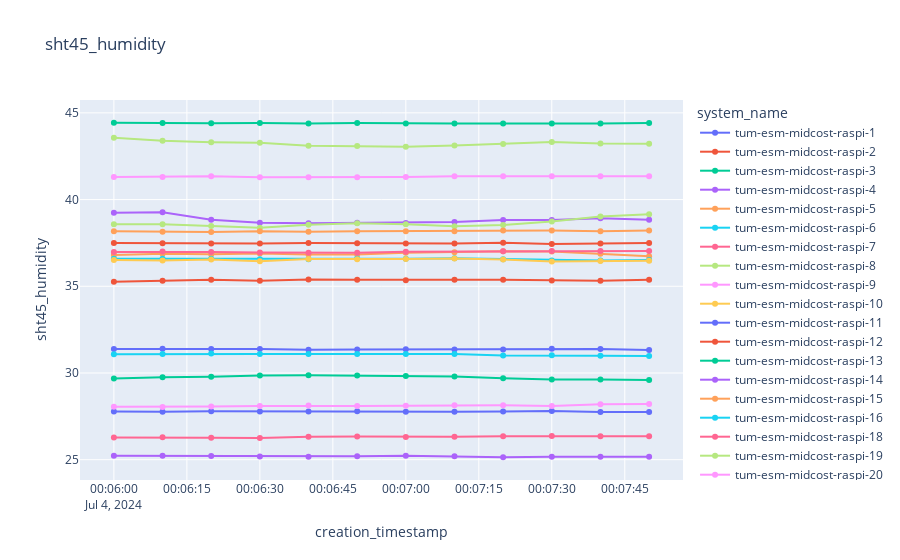

Notebook source saved alongside this figure:
### Code cell
plot_sensor_measurement(df_plot,sensor_id=sensor_id,col_name="sht45_humidity",filter='10s')

### Figure 1 — Plotly figure (JSON) as saved in the notebook; plotly's stock layout.template omitted (floating-point values rounded to 4 significant figures)
{"data": [{"hovertemplate": "system_name=tum-esm-midcost-raspi-1<br>creation_timestamp=%{x}<br>sht45_humidity=%{y}<extra></extra>", "legendgroup": "tum-esm-midcost-raspi-1", "line": {"color": "#636efa", "dash": "solid"}, "marker": {"symbol": "circle"}, "mode": "lines+markers", "name": "tum-esm-midcost-raspi-1", "orientation": "v", "showlegend": true, "type": "scatter", "x": ["2024-07-04T00:06:00+00:00", "2024-07-04T00:06:10+00:00", "2024-07-04T00:06:20+00:00", "2024-07-04T00:06:30+00:00", "2024-07-04T00:06:40+00:00", "2024-07-04T00:06:50+00:00", "2024-07-04T00:07:00+00:00", "2024-07-04T00:07:10+00:00", "2024-07-04T00:07:20+00:00", "2024-07-04T00:07:30+00:00", "2024-07-04T00:07:40+00:00", "2024-07-04T00:07:50+00:00"], "xaxis": "x", "y": [27.78, 27.76, 27.79, 27.78, 27.78, 27.79, 27.76, 27.77, 27.78, 27.8, 27.75, 27.75], "yaxis": "y"}, {"hovertemplate": "system_name=tum-esm-midcost-raspi-2<br>creation_timestamp=%{x}<br>sht45_humidity=%{y}<extra></extra>", "legendgroup": "tum-esm-midcost-raspi-2", "line": {"color": "#EF553B", "dash": "solid"}, "marker": {"symbol": "circle"}, "mode": "lines+markers", "name": "tum-esm-midcost-raspi-2", "orientation": "v", "showlegend": true, "type": "scatter", "x": ["2024-07-04T00:06:00+00:00", "2024-07-04T00:06:10+00:00", "2024-07-04T00:06:20+00:00", "2024-07-04T00:06:30+00:00", "2024-07-04T00:06:40+00:00", "2024-07-04T00:06:50+00:00", "2024-07-04T00:07:00+00:00", "2024-07-04T00:07:10+00:00", "2024-07-04T00:07:20+00:00", "2024-07-04T00:07:30+00:00", "2024-07-04T00:07:40+00:00", "2024-07-04T00:07:50+00:00"], "xaxis": "x", "y": [37.5, 37.48, 37.47, 37.46, 37.49, 37.48, 37.46, 37.47, 37.51, 37.44, 37.47, 37.49], "yaxis": "y"}, {"hovertemplate": "system_name=tum-esm-midcost-raspi-3<br>creation_timestamp=%{x}<br>sht45_humidity=%{y}<extra></extra>", "legendgroup": "tum-esm-midcost-raspi-3", "line": {"color": "#00cc96", "dash": "solid"}, "marker": {"symbol": "circle"}, "mode": "lines+markers", "name": "tum-esm-midcost-raspi-3", "orientation": "v", "showlegend": true, "type": "scatter", "x": ["2024-07-04T00:06:00+00:00", "2024-07-04T00:06:10+00:00", "2024-07-04T00:06:20+00:00", "2024-07-04T00:06:30+00:00", "2024-07-04T00:06:40+00:00", "2024-07-04T00:06:50+00:00", "2024-07-04T00:07:00+00:00", "2024-07-04T00:07:10+00:00", "2024-07-04T00:07:20+00:00", "2024-07-04T00:07:30+00:00", "2024-07-04T00:07:40+00:00", "2024-07-04T00:07:50+00:00"], "xaxis": "x", "y": [44.43, 44.41, 44.4, 44.42, 44.39, 44.41, 44.38, 44.39, 44.39, 44.38, 44.38, 44.41], "yaxis": "y"}, {"hovertemplate": "system_name=tum-esm-midcost-raspi-4<br>creation_timestamp=%{x}<br>sht45_humidity=%{y}<extra></extra>", "legendgroup": "tum-esm-midcost-raspi-4", "line": {"color": "#ab63fa", "dash": "solid"}, "marker": {"symbol": "circle"}, "mode": "lines+markers", "name": "tum-esm-midcost-raspi-4", "orientation": "v", "showlegend": true, "type": "scatter", "x": ["2024-07-04T00:06:00+00:00", "2024-07-04T00:06:10+00:00", "2024-07-04T00:06:20+00:00", "2024-07-04T00:06:30+00:00", "2024-07-04T00:06:40+00:00", "2024-07-04T00:06:50+00:00", "2024-07-04T00:07:00+00:00", "2024-07-04T00:07:10+00:00", "2024-07-04T00:07:20+00:00", "2024-07-04T00:07:30+00:00", "2024-07-04T00:07:40+00:00", "2024-07-04T00:07:50+00:00"], "xaxis": "x", "y": [39.24, 39.27, 38.83, 38.67, 38.63, 38.66, 38.65, 38.71, 38.82, 38.82, 38.92, 38.84], "yaxis": "y"}, {"hovertemplate": "system_name=tum-esm-midcost-raspi-5<br>creation_timestamp=%{x}<br>sht45_humidity=%{y}<extra></extra>", "legendgroup": "tum-esm-midcost-raspi-5", "line": {"color": "#FFA15A", "dash": "solid"}, "marker": {"symbol": "circle"}, "mode": "lines+markers", "name": "tum-esm-midcost-raspi-5", "orientation": "v", "showlegend": true, "type": "scatter", "x": ["2024-07-04T00:06:00+00:00", "2024-07-04T00:06:10+00:00", "2024-07-04T00:06:20+00:00", "2024-07-04T00:06:30+00:00", "2024-07-04T00:06:40+00:00", "2024-07-04T00:06:50+00:00", "2024-07-04T00:07:00+00:00", "2024-07-04T00:07:10+00:00", "2024-07-04T00:07:20+00:00", "2024-07-04T00:07:30+00:00", "2024-07-04T00:07:40+00:00", "2024-07-04T00:07:50+00:00"], "xaxis": "x", "y": [36.81, 36.87, 36.85, 36.89, 36.83, 36.83, 36.93, 36.96, 37.02, 37, 36.87, 36.73], "yaxis": "y"}, {"hovertemplate": "system_name=tum-esm-midcost-raspi-6<br>creation_timestamp=%{x}<br>sht45_humidity=%{y}<extra></extra>", "legendgroup": "tum-esm-midcost-raspi-6", "line": {"color": "#19d3f3", "dash": "solid"}, "marker": {"symbol": "circle"}, "mode": "lines+markers", "name": "tum-esm-midcost-raspi-6", "orientation": "v", "showlegend": true, "type": "scatter", "x": ["2024-07-04T00:06:00+00:00", "2024-07-04T00:06:10+00:00", "2024-07-04T00:06:20+00:00", "2024-07-04T00:06:30+00:00", "2024-07-04T00:06:40+00:00", "2024-07-04T00:06:50+00:00", "2024-07-04T00:07:00+00:00", "2024-07-04T00:07:10+00:00", "2024-07-04T00:07:20+00:00", "2024-07-04T00:07:30+00:00", "2024-07-04T00:07:40+00:00", "2024-07-04T00:07:50+00:00"], "xaxis": "x", "y": [36.58, 36.58, 36.59, 36.56, 36.56, 36.6, 36.58, 36.61, 36.56, 36.49, 36.48, 36.51], "yaxis": "y"}, {"hovertemplate": "system_name=tum-esm-midcost-raspi-7<br>creation_timestamp=%{x}<br>sht45_humidity=%{y}<extra></extra>", "legendgroup": "tum-esm-midcost-raspi-7", "line": {"color": "#FF6692", "dash": "solid"}, "marker": {"symbol": "circle"}, "mode": "lines+markers", "name": "tum-esm-midcost-raspi-7", "orientation": "v", "showlegend": true, "type": "scatter", "x": ["2024-07-04T00:06:00+00:00", "2024-07-04T00:06:10+00:00", "2024-07-04T00:06:20+00:00", "2024-07-04T00:06:30+00:00", "2024-07-04T00:06:40+00:00", "2024-07-04T00:06:50+00:00", "2024-07-04T00:07:00+00:00", "2024-07-04T00:07:10+00:00", "2024-07-04T00:07:20+00:00", "2024-07-04T00:07:30+00:00", "2024-07-04T00:07:40+00:00", "2024-07-04T00:07:50+00:00"], "xaxis": "x", "y": [26.28, 26.29, 26.27, 26.25, 26.32, 26.33, 26.31, 26.32, 26.35, 26.36, 26.35, 26.35], "yaxis": "y"}, {"hovertemplate": "system_name=tum-esm-midcost-raspi-8<br>creation_timestamp=%{x}<br>sht45_humidity=%{y}<extra></extra>", "legendgroup": "tum-esm-midcost-raspi-8", "line": {"color": "#B6E880", "dash": "solid"}, "marker": {"symbol": "circle"}, "mode": "lines+markers", "name": "tum-esm-midcost-raspi-8", "orientation": "v", "showlegend": true, "type": "scatter", "x": ["2024-07-04T00:06:00+00:00", "2024-07-04T00:06:10+00:00", "2024-07-04T00:06:20+00:00", "2024-07-04T00:06:30+00:00", "2024-07-04T00:06:40+00:00", "2024-07-04T00:06:50+00:00", "2024-07-04T00:07:00+00:00", "2024-07-04T00:07:10+00:00", "2024-07-04T00:07:20+00:00", "2024-07-04T00:07:30+00:00", "2024-07-04T00:07:40+00:00", "2024-07-04T00:07:50+00:00"], "xaxis": "x", "y": [38.58, 38.57, 38.48, 38.38, 38.55, 38.64, 38.58, 38.46, 38.54, 38.74, 39.02, 39.15], "yaxis": "y"}, {"hovertemplate": "system_name=tum-esm-midcost-raspi-9<br>creation_timestamp=%{x}<br>sht45_humidity=%{y}<extra></extra>", "legendgroup": "tum-esm-midcost-raspi-9", "line": {"color": "#FF97FF", "dash": "solid"}, "marker": {"symbol": "circle"}, "mode": "lines+markers", "name": "tum-esm-midcost-raspi-9", "orientation": "v", "showlegend": true, "type": "scatter", "x": ["2024-07-04T00:06:00+00:00", "2024-07-04T00:06:10+00:00", "2024-07-04T00:06:20+00:00", "2024-07-04T00:06:30+00:00", "2024-07-04T00:06:40+00:00", "2024-07-04T00:06:50+00:00", "2024-07-04T00:07:00+00:00", "2024-07-04T00:07:10+00:00", "2024-07-04T00:07:20+00:00", "2024-07-04T00:07:30+00:00", "2024-07-04T00:07:40+00:00", "2024-07-04T00:07:50+00:00"], "xaxis": "x", "y": [41.3, 41.3, 41.34, 41.28, 41.28, 41.29, 41.3, 41.34, 41.34, 41.35, 41.34, 41.34], "yaxis": "y"}, {"hovertemplate": "system_name=tum-esm-midcost-raspi-10<br>creation_timestamp=%{x}<br>sht45_humidity=%{y}<extra></extra>", "legendgroup": "tum-esm-midcost-raspi-10", "line": {"color": "#FECB52", "dash": "solid"}, "marker": {"symbol": "circle"}, "mode": "lines+markers", "name": "tum-esm-midcost-raspi-10", "orientation": "v", "showlegend": true, "type": "scatter", "x": ["2024-07-04T00:06:00+00:00", "2024-07-04T00:06:10+00:00", "2024-07-04T00:06:20+00:00", "2024-07-04T00:06:30+00:00", "2024-07-04T00:06:40+00:00", "2024-07-04T00:06:50+00:00", "2024-07-04T00:07:00+00:00", "2024-07-04T00:07:10+00:00", "2024-07-04T00:07:20+00:00", "2024-07-04T00:07:30+00:00", "2024-07-04T00:07:40+00:00", "2024-07-04T00:07:50+00:00"], "xaxis": "x", "y": [36.52, 36.49, 36.54, 36.45, 36.57, 36.56, 36.57, 36.6, 36.54, 36.43, 36.46, 36.47], "yaxis": "y"}, {"hovertemplate": "system_name=tum-esm-midcost-raspi-11<br>creation_timestamp=%{x}<br>sht45_humidity=%{y}<extra></extra>", "legendgroup": "tum-esm-midcost-raspi-11", "line": {"color": "#636efa", "dash": "solid"}, "marker": {"symbol": "circle"}, "mode": "lines+markers", "name": "tum-esm-midcost-raspi-11", "orientation": "v", "showlegend": true, "type": "scatter", "x": ["2024-07-04T00:06:00+00:00", "2024-07-04T00:06:10+00:00", "2024-07-04T00:06:20+00:00", "2024-07-04T00:06:30+00:00", "2024-07-04T00:06:40+00:00", "2024-07-04T00:06:50+00:00", "2024-07-04T00:07:00+00:00", "2024-07-04T00:07:10+00:00", "2024-07-04T00:07:20+00:00", "2024-07-04T00:07:30+00:00", "2024-07-04T00:07:40+00:00", "2024-07-04T00:07:50+00:00"], "xaxis": "x", "y": [31.38, 31.4, 31.38, 31.38, 31.34, 31.36, 31.37, 31.35, 31.36, 31.39, 31.38, 31.32], "yaxis": "y"}, {"hovertemplate": "system_name=tum-esm-midcost-raspi-12<br>creation_timestamp=%{x}<br>sht45_humidity=%{y}<extra></extra>", "legendgroup": "tum-esm-midcost-raspi-12", "line": {"color": "#EF553B", "dash": "solid"}, "marker": {"symbol": "circle"}, "mode": "lines+markers", "name": "tum-esm-midcost-raspi-12", "orientation": "v", "showlegend": true, "type": "scatter", "x": ["2024-07-04T00:06:00+00:00", "2024-07-04T00:06:10+00:00", "2024-07-04T00:06:20+00:00", "2024-07-04T00:06:30+00:00", "2024-07-04T00:06:40+00:00", "2024-07-04T00:06:50+00:00", "2024-07-04T00:07:00+00:00", "2024-07-04T00:07:10+00:00", "2024-07-04T00:07:20+00:00", "2024-07-04T00:07:30+00:00", "2024-07-04T00:07:40+00:00", "2024-07-04T00:07:50+00:00"], "xaxis": "x", "y": [35.26, 35.32, 35.38, 35.32, 35.39, 35.37, 35.35, 35.37, 35.37, 35.33, 35.32, 35.37], "yaxis": "y"}, {"hovertemplate": "system_name=tum-esm-midcost-raspi-13<br>creation_timestamp=%{x}<br>sht45_humidity=%{y}<extra></extra>", "legendgroup": "tum-esm-midcost-raspi-13", "line": {"color": "#00cc96", "dash": "solid"}, "marker": {"symbol": "circle"}, "mode": "lines+markers", "name": "tum-esm-midcost-raspi-13", "orientation": "v", "showlegend": true, "type": "scatter", "x": ["2024-07-04T00:06:00+00:00", "2024-07-04T00:06:10+00:00", "2024-07-04T00:06:20+00:00", "2024-07-04T00:06:30+00:00", "2024-07-04T00:06:40+00:00", "2024-07-04T00:06:50+00:00", "2024-07-04T00:07:00+00:00", "2024-07-04T00:07:10+00:00", "2024-07-04T00:07:20+00:00", "2024-07-04T00:07:30+00:00", "2024-07-04T00:07:40+00:00", "2024-07-04T00:07:50+00:00"], "xaxis": "x", "y": [29.68, 29.76, 29.78, 29.85, 29.87, 29.85, 29.83, 29.8, 29.69, 29.63, 29.63, 29.6], "yaxis": "y"}, {"hovertemplate": "system_name=tum-esm-midcost-raspi-14<br>creation_timestamp=%{x}<br>sht45_humidity=%{y}<extra></extra>", "legendgroup": "tum-esm-midcost-raspi-14", "line": {"color": "#ab63fa", "dash": "solid"}, "marker": {"symbol": "circle"}, "mode": "lines+markers", "name": "tum-esm-midcost-raspi-14", "orientation": "v", "showlegend": true, "type": "scatter", "x": ["2024-07-04T00:06:00+00:00", "2024-07-04T00:06:10+00:00", "2024-07-04T00:06:20+00:00", "2024-07-04T00:06:30+00:00", "2024-07-04T00:06:40+00:00", "2024-07-04T00:06:50+00:00", "2024-07-04T00:07:00+00:00", "2024-07-04T00:07:10+00:00", "2024-07-04T00:07:20+00:00", "2024-07-04T00:07:30+00:00", "2024-07-04T00:07:40+00:00", "2024-07-04T00:07:50+00:00"], "xaxis": "x", "y": [25.23, 25.22, 25.21, 25.19, 25.17, 25.2, 25.23, 25.2, 25.14, 25.17, 25.17, 25.17], "yaxis": "y"}, {"hovertemplate": "system_name=tum-esm-midcost-raspi-15<br>creation_timestamp=%{x}<br>sht45_humidity=%{y}<extra></extra>", "legendgroup": "tum-esm-midcost-raspi-15", "line": {"color": "#FFA15A", "dash": "solid"}, "marker": {"symbol": "circle"}, "mode": "lines+markers", "name": "tum-esm-midcost-raspi-15", "orientation": "v", "showlegend": true, "type": "scatter", "x": ["2024-07-04T00:06:00+00:00", "2024-07-04T00:06:10+00:00", "2024-07-04T00:06:20+00:00", "2024-07-04T00:06:30+00:00", "2024-07-04T00:06:40+00:00", "2024-07-04T00:06:50+00:00", "2024-07-04T00:07:00+00:00", "2024-07-04T00:07:10+00:00", "2024-07-04T00:07:20+00:00", "2024-07-04T00:07:30+00:00", "2024-07-04T00:07:40+00:00", "2024-07-04T00:07:50+00:00"], "xaxis": "x", "y": [38.17, 38.14, 38.13, 38.18, 38.15, 38.17, 38.18, 38.17, 38.21, 38.21, 38.17, 38.22], "yaxis": "y"}, {"hovertemplate": "system_name=tum-esm-midcost-raspi-16<br>creation_timestamp=%{x}<br>sht45_humidity=%{y}<extra></extra>", "legendgroup": "tum-esm-midcost-raspi-16", "line": {"color": "#19d3f3", "dash": "solid"}, "marker": {"symbol": "circle"}, "mode": "lines+markers", "name": "tum-esm-midcost-raspi-16", "orientation": "v", "showlegend": true, "type": "scatter", "x": ["2024-07-04T00:06:00+00:00", "2024-07-04T00:06:10+00:00", "2024-07-04T00:06:20+00:00", "2024-07-04T00:06:30+00:00", "2024-07-04T00:06:40+00:00", "2024-07-04T00:06:50+00:00", "2024-07-04T00:07:00+00:00", "2024-07-04T00:07:10+00:00", "2024-07-04T00:07:20+00:00", "2024-07-04T00:07:30+00:00", "2024-07-04T00:07:40+00:00", "2024-07-04T00:07:50+00:00"], "xaxis": "x", "y": [31.08, 31.09, 31.12, 31.1, 31.09, 31.1, 31.1, 31.1, 31.01, 31.02, 31, 30.98], "yaxis": "y"}, {"hovertemplate": "system_name=tum-esm-midcost-raspi-18<br>creation_timestamp=%{x}<br>sht45_humidity=%{y}<extra></extra>", "legendgroup": "tum-esm-midcost-raspi-18", "line": {"color": "#FF6692", "dash": "solid"}, "marker": {"symbol": "circle"}, "mode": "lines+markers", "name": "tum-esm-midcost-raspi-18", "orientation": "v", "showlegend": true, "type": "scatter", "x": ["2024-07-04T00:06:00+00:00", "2024-07-04T00:06:10+00:00", "2024-07-04T00:06:20+00:00", "2024-07-04T00:06:30+00:00", "2024-07-04T00:06:40+00:00", "2024-07-04T00:06:50+00:00", "2024-07-04T00:07:00+00:00", "2024-07-04T00:07:20+00:00", "2024-07-04T00:07:30+00:00", "2024-07-04T00:07:40+00:00", "2024-07-04T00:07:50+00:00"], "xaxis": "x", "y": [36.98, 37, 36.98, 36.95, 36.94, 36.94, 36.99, 37.02, 37.04, 37.04, 37.03], "yaxis": "y"}, {"hovertemplate": "system_name=tum-esm-midcost-raspi-19<br>creation_timestamp=%{x}<br>sht45_humidity=%{y}<extra></extra>", "legendgroup": "tum-esm-midcost-raspi-19", "line": {"color": "#B6E880", "dash": "solid"}, "marker": {"symbol": "circle"}, "mode": "lines+markers", "name": "tum-esm-midcost-raspi-19", "orientation": "v", "showlegend": true, "type": "scatter", "x": ["2024-07-04T00:06:00+00:00", "2024-07-04T00:06:10+00:00", "2024-07-04T00:06:20+00:00", "2024-07-04T00:06:30+00:00", "2024-07-04T00:06:40+00:00", "2024-07-04T00:06:50+00:00", "2024-07-04T00:07:00+00:00", "2024-07-04T00:07:10+00:00", "2024-07-04T00:07:20+00:00", "2024-07-04T00:07:30+00:00", "2024-07-04T00:07:40+00:00", "2024-07-04T00:07:50+00:00"], "xaxis": "x", "y": [43.57, 43.39, 43.31, 43.28, 43.1, 43.09, 43.05, 43.12, 43.21, 43.32, 43.23, 43.22], "yaxis": "y"}, {"hovertemplate": "system_name=tum-esm-midcost-raspi-20<br>creation_timestamp=%{x}<br>sht45_humidity=%{y}<extra></extra>", "legendgroup": "tum-esm-midcost-raspi-20", "line": {"color": "#FF97FF", "dash": "solid"}, "marker": {"symbol": "circle"}, "mode": "lines+markers", "name": "tum-esm-midcost-raspi-20", "orientation": "v", "showlegend": true, "type": "scatter", "x": ["2024-07-04T00:06:00+00:00", "2024-07-04T00:06:10+00:00", "2024-07-04T00:06:20+00:00", "2024-07-04T00:06:30+00:00", "2024-07-04T00:06:40+00:00", "2024-07-04T00:06:50+00:00", "2024-07-04T00:07:00+00:00", "2024-07-04T00:07:10+00:00", "2024-07-04T00:07:20+00:00", "2024-07-04T00:07:30+00:00", "2024-07-04T00:07:40+00:00", "2024-07-04T00:07:50+00:00"], "xaxis": "x", "y": [28.05, 28.04, 28.07, 28.1, 28.12, 28.1, 28.11, 28.14, 28.14, 28.1, 28.19, 28.21], "yaxis": "y"}], "layout": {"legend": {"title": {"text": "system_name"}, "tracegroupgap": 0}, "title": {"text": "sht45_humidity"}, "xaxis": {"anchor": "y", "domain": [0, 1], "title": {"text": "creation_timestamp"}}, "yaxis": {"anchor": "x", "domain": [0, 1], "title": {"text": "sht45_humidity"}}}}
